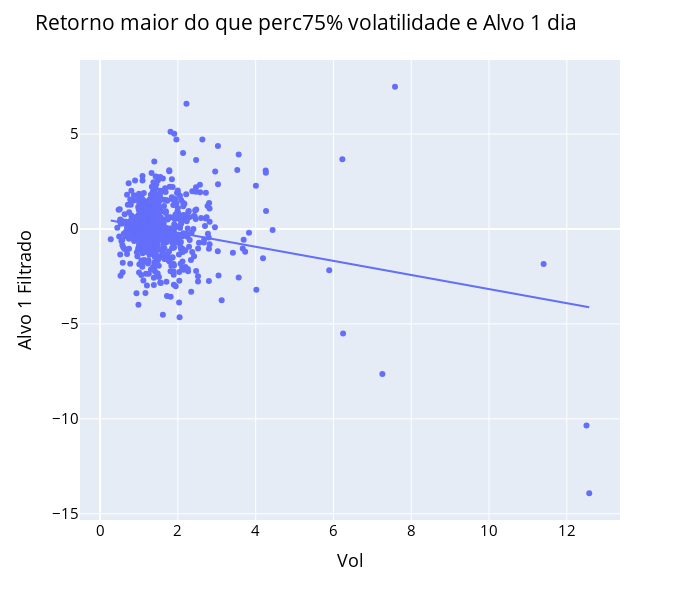

Write notebook code for a chart like this one.
### Code cell
# Analisando apenas quando os retornos são maiores do que o percentil de 75%
fig = px.scatter(x = df1[((df1["Retorno"] > df1["Retorno"].describe()[6]))]["Vol"]
                 , y = df1[((df1["Retorno"] > df1["Retorno"].describe()[6]))]["Alvo1"] , trendline = "ols")

fig.update_layout(height = 600, width = 700
                  , title_text = "Retorno maior do que perc75% volatilidade e Alvo 1 dia"
                  , font_color = "blue"
                  , title_font_color = "black"
                  , xaxis_title = "Vol"
                  , yaxis_title = "Alvo 1 Filtrado"
                  , font = dict(size = 15, color = "Black")
                  , showlegend = True
                 )

fig.show()

### Figure 1 — Plotly figure (JSON) as saved in the notebook; plotly's stock layout.template omitted (floating-point values rounded to 4 significant figures; data arrays with more than 128 entries replaced by an {"elided": "..."} marker saying what was removed)
{"data": [{"hovertemplate": "x=%{x}<br>y=%{y}<extra></extra>", "legendgroup": "", "marker": {"color": "#636efa", "symbol": "circle"}, "mode": "markers", "name": "", "orientation": "v", "showlegend": false, "type": "scatter", "x": {"elided": "613 float values"}, "xaxis": "x", "y": {"elided": "613 float values"}, "yaxis": "y"}, {"hovertemplate": "<b>OLS trendline</b><br>y = -0.371602 * x + 0.5563<br>R<sup>2</sup>=0.057556<br><br>x=%{x}<br>y=%{y} <b>(trend)</b><extra></extra>", "legendgroup": "", "marker": {"color": "#636efa", "symbol": "circle"}, "mode": "lines", "name": "", "showlegend": false, "type": "scatter", "x": {"elided": "613 float values"}, "xaxis": "x", "y": {"elided": "613 float values"}, "yaxis": "y"}], "layout": {"font": {"color": "Black", "size": 15}, "height": 600, "legend": {"tracegroupgap": 0}, "margin": {"t": 60}, "showlegend": true, "title": {"font": {"color": "black"}, "text": "Retorno maior do que perc75% volatilidade e Alvo 1 dia"}, "width": 700, "xaxis": {"anchor": "y", "domain": [0, 1], "title": {"text": "Vol"}}, "yaxis": {"anchor": "x", "domain": [0, 1], "title": {"text": "Alvo 1 Filtrado"}}}}
